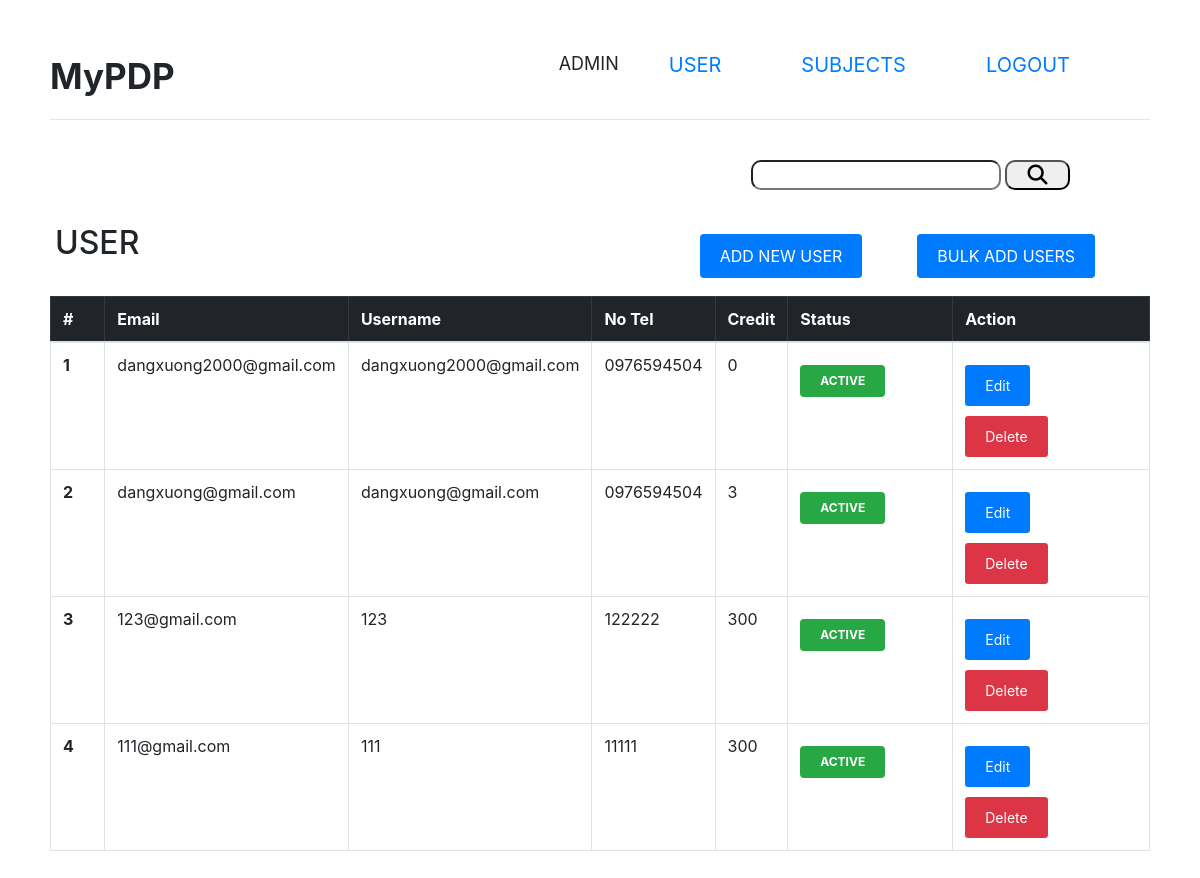
/admin/user.php (signed in), run on the app's committed database.
### tables this page shows
CREATE TABLE `user` (
  `id` int(11) NOT NULL,
  `email` varchar(255) NOT NULL,
  `username` varchar(255) NOT NULL,
  `password` varchar(255) NOT NULL,
  `hp` varchar(255) NOT NULL,
  `credit` int(11) NOT NULL,
  `status` int(11) NOT NULL,
  `role` int(11) NOT NULL DEFAULT 1 COMMENT '1: user , 2 admin',
  `token` int(11) NOT NULL DEFAULT 365 COMMENT 'Number of registrations'
);

### admin/user.php (the view, shortened to what this page needs)
<?php
include '../db.php';
$count = 1;
$sql = "SELECT * FROM `user`";
$result = $conn->query($sql);
?>
<html>
<head>
    <link rel="stylesheet" href="https://cdnjs.cloudflare.com/ajax/libs/font-awesome/6.3.0/css/all.min.css">
    <link rel="stylesheet" href="https://cdn.jsdelivr.net/npm/bootstrap@4.0.0/dist/css/bootstrap.min.css"
>
</head>
<body style="margin:50px 50px 0 50px;">
<?php include './layout/menu.php'; ?>
<form action="" method="POST">
    <div style="margin: 0px 80px 0 0; float:right">
        <input style="width:250px; height:30px; border-radius: 10px" type="text" name="search">
        <button style="width:65px; height:30px; border-radius: 10px" name="searchbtn"><i
                    class="fa-solid fa-magnifying-glass fa-lg"></i></button>
        <br>
    </div>
</form>
<br><br>
<div>
    <h2 style="float: left; margin-left:5px">USER</h2>
    <div class="btn btn-primary" style="float: right" data-toggle="modal" data-target="#exampleModal"> BULK ADD USERS
    </div>
    <div class="btn btn-primary" style="float: right" id="add"><span>ADD NEW USER</span></a></div>
    <br>
    <br>
    <div class="table-content mt-4">
        <table class="table table-bordered table-hover">
            <thead class="table-dark">
            <tr>
                <th scope="col" style="width: 5%;">#</th>
                <th scope="col">Email</th>
                <th scope="col">Username</th>
                <th scope="col">No Tel</th>
                <th scope="col">Credit</th>
                <th scope="col" style="width: 5%;">Status</th>
                <th scope="col" style="width: 18%;">Action</th>
            </tr>
            </thead>
            <tbody>
            <?php while ($row = $result->fetch_assoc()) { ?>
                <tr>
                    <th scope="row"><?php echo $count++; ?></th>
                    <td><?php echo htmlspecialchars($row["email"]); ?></td>
                    <td><?php echo htmlspecialchars($row["username"]); ?></td>
                    <td><?php echo htmlspecialchars($row["hp"]); ?></td>
                    <td><?php echo htmlspecialchars($row["credit"]); ?></td>
                    <td>
                        <?php echo ($row["status"] == 1) ? '<span class="btn badge bg-success">ACTIVE</span>' : '<span class="btn badge bg-secondary">INACTIVE</span>'; ?>
                    </td>
                    <td>
                        <a href="edit.php?id=<?php echo $row["id"]; ?>" class="btn btn-sm btn-primary">Edit</a>
                        <a href="del.php?id=<?php echo $row["id"]; ?>" class="btn btn-sm btn-danger"
                           onclick="return confirm('Are you sure to delete the user?')">Delete</a>
                    </td>
                </tr>
            <?php } ?>
            </tbody>
        </table>
    </div>
    <br>
</body>
</html>

### admin/user.php (style rules this page uses)
.table-content { text-align: center; }
td { width: 80px; height: 40px; }
.btn { padding: 10px 20px 10px 20px; / / background: #009dff; color: white; border: none; margin-top: 10px; margin-right: 55px; cursor: default; text-align: center; }
a { text-decoration: none; }

### data on the page
user: email "dangxuong2000@gmail.com", username "dangxuong2000@gmail.com", hp "0976594504", credit "0", status "ACTIVE"
user: email "dangxuong@gmail.com", username "dangxuong@gmail.com", hp "0976594504", credit "3", status "ACTIVE"
user: email "123@gmail.com", username "123", hp "122222", credit "300", status "ACTIVE"
user: email "111@gmail.com", username "111", hp "11111", credit "300", status "ACTIVE"
